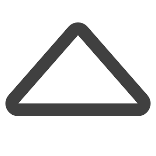
#> input picture img/caret-up.png, 156 x 156 px
$ python main.py   (older library calls are emulated)
#> lines starting #> are read from the running program, lines starting #| are printed output that depends on the picture
### image.py
import os
import utils
import parse
from PIL import Image, ImageDraw, ImageFont


class CardBack:
    def __init__(self):
        self.title = ''
        self.seqs = []
        self.tiles_dim = (6, 8)
        self.color_palette = ['#DB8DAC', '#C7E889', '#F2CB8F', '#DB8DAC', '#D7D8F5', '#D1EBE1']
        self.IMGDIR = os.path.join('img', 'caret-up.png')
        self.card_dim = (2, 3)  # in inches
        self.collate_dim = (3, 3)  # arrangement on a page
        self.paper_dim = (2480, 3508)  # in pixels
        self.resolution = 300
        self.gap = 75  # gap between two cards (in pixel)
        self.IMGSIZE = 200
        self.color_backs = self.gen_color_backs()
        self.imgset = self.gen_image_set()

    def _coloring(self, r, c):
        return self.color_backs[(2 * r + c) % 5 + 1]

    def set_color_palette(self, color_palette):
        self.color_palette = color_palette
        self.color_backs = gen_color_backs()

    def gen_color_backs(self):
        return [Image.new('RGBA', (self.IMGSIZE, self.IMGSIZE), c) for c in self.color_palette]

    def gen_image_set(self):
        arrow = Image.open(self.IMGDIR)
#> arrow is the input picture: PIL image 156x156 RGBA; mean R, G, B, A 10.9, 10.9, 10.9, 45
#> in __init__, `self.imgset = self.gen_image_set()`: self.imgset = 5 items
        return [None] + [arrow.resize((self.IMGSIZE, self.IMGSIZE))
                         .rotate(-90 * i) for i in range(4)]

    def _gen_cardback(self, seq, card_name=''):
        '''seq: list. sequence of cards with length ROW * COL'''
        col, row = self.tiles_dim
        bg_color = self.color_palette[0]
        size = (col * self.IMGSIZE, (row + 1) * self.IMGSIZE)  # card size
        back = Image.new('RGBA', size, bg_color)
        front = Image.new('RGBA', size, '#00000000')
        fnt = ImageFont.truetype(os.path.join('font', 'NotoSansTC-Medium.otf'), 45)
        draw = ImageDraw.Draw(front)
        for c in range(col):
            for r in range(row):
                board_no = r * col + c + 1
                back.paste(self._coloring(r, c), (c * self.IMGSIZE, r * self.IMGSIZE))
                front.paste(self.imgset[seq[board_no - 1]], (c * self.IMGSIZE, r * self.IMGSIZE))

                w, h = draw.textsize(str(board_no), font=fnt)
                draw.text(
                    ((c + 0.5) * self.IMGSIZE - w / 2, (r + 0.5) * self.IMGSIZE - h / 2),
                    str(board_no), fill='#333333', font=fnt
                )
        title_fnt = ImageFont.truetype(
            os.path.join('font', 'NotoSansTC-Medium.otf'), 90
        )
        w, h = draw.textsize(self.title, font=title_fnt)
        draw.text(
            (col * self.IMGSIZE / 2 - w / 2, (row + 0.5) * self.IMGSIZE - h / 2),
            self.title, fill='black', font=title_fnt
        )
        card_name_fnt = ImageFont.truetype(
            os.path.join('font', 'NotoSansTC-Medium.otf'), 30
        )
        w, h = draw.textsize(card_name, font=card_name_fnt)
        draw.text(
            (col * self.IMGSIZE - w, (row + 0.5) * self.IMGSIZE - h / 2),
            card_name, fill='#999999', font=card_name_fnt
        )
        return Image.alpha_composite(back, front)

    def _batch_gen(self):
        cards = []
        for i, seq in enumerate(self.seqs):
            # card_name = utils._num_to_str(i)
            card_name = str(i)
            cards.append(self._gen_cardback(seq, card_name=card_name))
        return cards

    def collate(self, inpath, outpath, title):
#> called with inpath = 'data/data1.txt', outpath = 'all.pdf', title = 'Deck 1'
        self.title = title
        deals = []
        with open(inpath, 'r') as f:
#> (reads data/data1.txt from the repository)
            for i, line in enumerate(f.read().split('\n'), 1):
                try:
                    deals.append(parse._parse_rbn(line))
                except ValueError as e:
                    raise ValueError(f'Error in deal {i}: {e}')
        for i in range(52):
            card = []
            for deal in deals:
                card.append(deal[i])
            self.seqs.append(card)
        imgs = self._batch_gen()
#> the loop in _batch_gen, `for i, seq in enumerate(self.seqs):` made 52 passes
#> pass 1, in _gen_cardback, `back = Image.new('RGBA', size, bg_color)`:
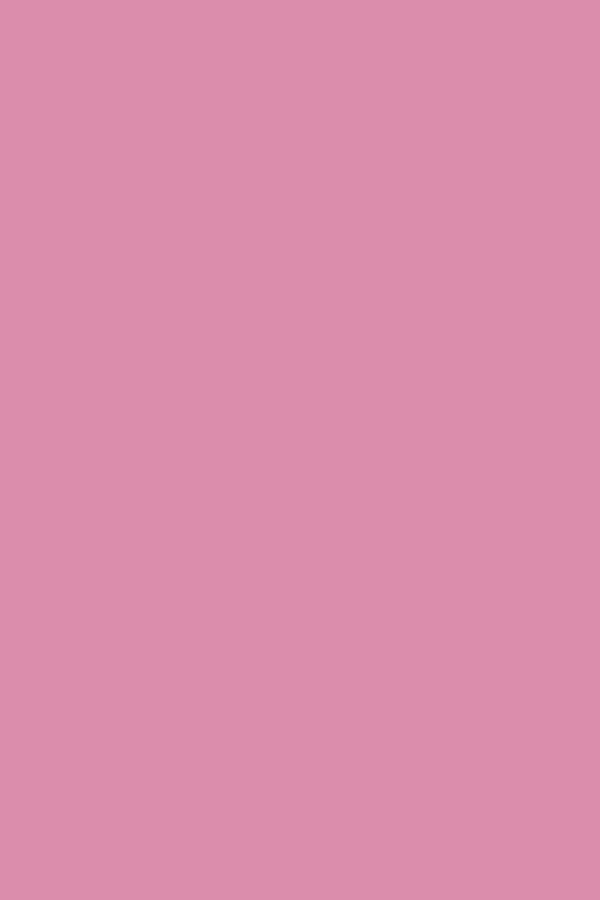
#> back: PIL image 1200x1800 RGBA (shown at 1/2 size); mean R, G, B, A 219, 141, 172, 255
#> after the loop in _batch_gen, `for i, seq in enumerate(self.seqs):`: cards = 52 items
#> imgs = 52 items
        wratio = imgs[0].size[0] / (self.card_dim[0] * self.resolution)
#> wratio = 2
        hratio = imgs[0].size[1] / (self.card_dim[1] * self.resolution)
#> hratio = 2
        ratio = max(wratio, hratio)
#> ratio = 2
        newsize = (int(imgs[0].size[0] / ratio), int(imgs[0].size[1] / ratio))
#> newsize = (600, 900)
        resized_images = [img.resize(
            newsize, Image.ANTIALIAS).convert('RGB') for img in imgs]
#> resized_images = 52 items
        pdf_pages = []
        left_pad = int((self.paper_dim[0] - (self.collate_dim[0] * newsize[0])
                       - (self.collate_dim[0] - 1) * self.gap) / 2)
#> left_pad = 265
        top_pad = int((self.paper_dim[1] - (self.collate_dim[1] * newsize[1])
                      - (self.collate_dim[1] - 1) * self.gap) / 2)
#> top_pad = 329
        for i, img in enumerate(resized_images):
            c = i % self.collate_dim[0]  # row of the image in pdf
            r = ((i - c) / self.collate_dim[0]) % self.collate_dim[1]  # column of the image in pdf
            if c == 0 and r == 0:
                # new page
                pdf_pages.append(Image.new('RGB', self.paper_dim, color='white'))
            paste_loc = (int(left_pad + self.gap * c + newsize[0] * c),
                         int(top_pad + self.gap * r + newsize[1] * r))
            pdf_pages[-1].paste(img, paste_loc)
#> this loop made 52 passes
#> (c, r, paste_loc) on passes 1 to 12: (0, 0, (265, 329)), (1, 0, (940, 329)), (2, 0, (1615, 329)), (0, 1, (265, 1304)), (1, 1, (940, 1304)), (2, 1, (1615, 1304)), (0, 2, (265, 2279)), (1, 2, (940, 2279)), (2, 2, (1615, 2279)), (0, 0, (265, 329)), (1, 0, (940, 329)), (2, 0, (1615, 329))
#> after the loop, pdf_pages = 6 items

        pdf_pages[0].save(outpath, resolution=self.resolution, save_all=True,
                          append_images=pdf_pages[1:])
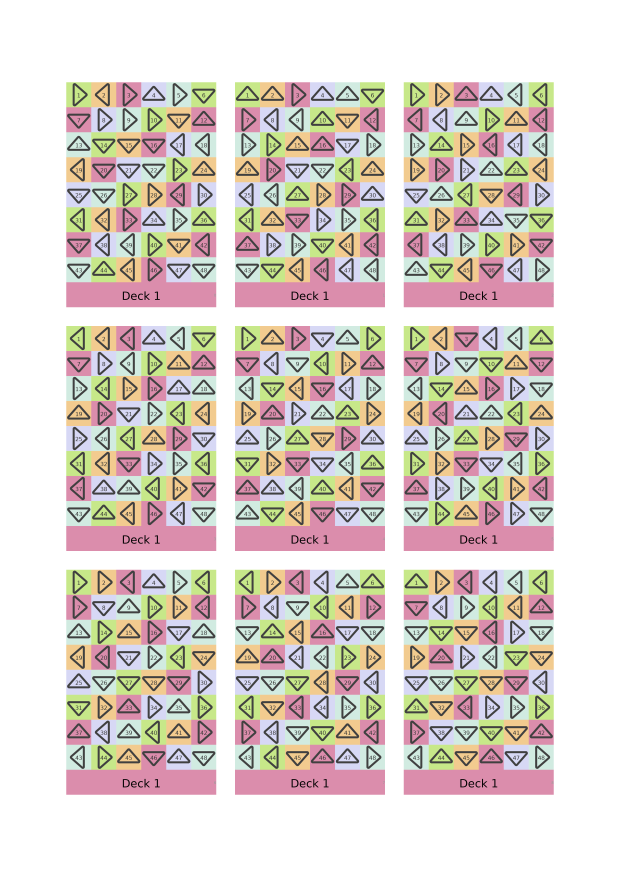
#> saved as all.pdf: PIL image 2480x3508 RGB (shown at 1/4 size); mean R, G, B 218.8, 209.6, 202.9

### parse.py
from utils import *


def _parse_rbn(rbnstr):
    deck = [0] * 52
    hands = []
    a = rbnstr.replace(';', '.').split(':')
    for b in a:
        hands.append(b.split('.'))
    for i, h in enumerate(hands, 1):
        for j, s in enumerate(h):
            for c in s:
                card_index = j * 13 + RANKS.index(c)
                if deck[card_index] == 0:
                    deck[card_index] = i
                else:
                    raise ValueError(
                        f'Card {SUITS[j]}{c} is assigned more than once.')
    if deck.count(1) == 13 and deck.count(2) == 13 and deck.count(3) == 13:
        deck = [x if x > 0 else 4 for x in deck]
    else:
        raise ValueError('Wrong format.')
    return deck

### main.py
import image
import os


if __name__ == '__main__':
    cardback = image.CardBack()
    cardback.collate(os.path.join('data', 'data1.txt'), 'all.pdf', 'Deck 1')
